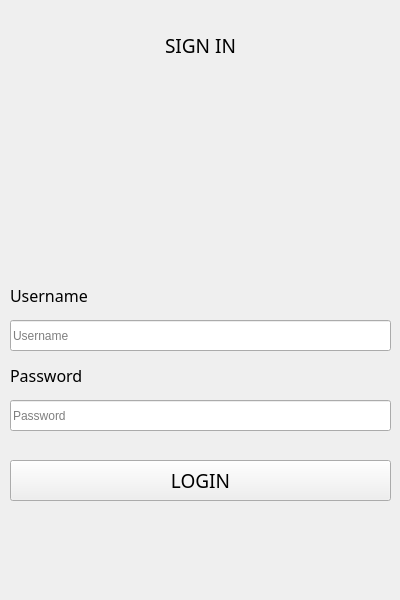
<?xml version="1.0" encoding="UTF-8"?>
<ui version="4.0">
 <class>MainWindow</class>
 <widget class="QMainWindow" name="MainWindow">
  <property name="geometry">
   <rect>
    <x>0</x>
    <y>0</y>
    <width>400</width>
    <height>600</height>
   </rect>
  </property>
  <property name="windowTitle">
   <string>MainWindow</string>
  </property>
  <widget class="QWidget" name="centralwidget">
   <widget class="QLabel" name="label">
    <property name="geometry">
     <rect>
      <x>10</x>
      <y>20</y>
      <width>381</width>
      <height>51</height>
     </rect>
    </property>
    <property name="font">
     <font>
      <family>Segoe Script</family>
      <pointsize>14</pointsize>
     </font>
    </property>
    <property name="text">
     <string>SIGN IN</string>
    </property>
    <property name="alignment">
     <set>Qt::AlignCenter</set>
    </property>
   </widget>
   <widget class="QLabel" name="label_2">
    <property name="geometry">
     <rect>
      <x>10</x>
      <y>280</y>
      <width>381</width>
      <height>31</height>
     </rect>
    </property>
    <property name="font">
     <font>
      <family>Segoe Script</family>
      <pointsize>12</pointsize>
     </font>
    </property>
    <property name="text">
     <string>Username</string>
    </property>
   </widget>
   <widget class="QLineEdit" name="lineEdit">
    <property name="geometry">
     <rect>
      <x>10</x>
      <y>320</y>
      <width>381</width>
      <height>31</height>
     </rect>
    </property>
    <property name="placeholderText">
     <string>Username</string>
    </property>
   </widget>
   <widget class="QLineEdit" name="lineEdit_2">
    <property name="geometry">
     <rect>
      <x>10</x>
      <y>400</y>
      <width>381</width>
      <height>31</height>
     </rect>
    </property>
    <property name="echoMode">
     <enum>QLineEdit::Password</enum>
    </property>
    <property name="readOnly">
     <bool>false</bool>
    </property>
    <property name="placeholderText">
     <string>Password</string>
    </property>
   </widget>
   <widget class="QLabel" name="label_3">
    <property name="geometry">
     <rect>
      <x>10</x>
      <y>360</y>
      <width>381</width>
      <height>31</height>
     </rect>
    </property>
    <property name="font">
     <font>
      <family>Segoe Script</family>
      <pointsize>12</pointsize>
     </font>
    </property>
    <property name="text">
     <string>Password</string>
    </property>
   </widget>
   <widget class="QPushButton" name="pushButton">
    <property name="geometry">
     <rect>
      <x>10</x>
      <y>460</y>
      <width>381</width>
      <height>41</height>
     </rect>
    </property>
    <property name="font">
     <font>
      <family>Segoe Script</family>
      <pointsize>14</pointsize>
     </font>
    </property>
    <property name="text">
     <string>LOGIN</string>
    </property>
   </widget>
   <widget class="QLabel" name="label_4">
    <property name="geometry">
     <rect>
      <x>80</x>
      <y>60</y>
      <width>231</width>
      <height>221</height>
     </rect>
    </property>
    <property name="text">
     <string/>
    </property>
    <property name="pixmap">
     <pixmap>C:/Users/TrongAnh/Downloads/MODEL AI/script.png</pixmap>
    </property>
    <property name="scaledContents">
     <bool>true</bool>
    </property>
   </widget>
  </widget>
 </widget>
 <resources/>
 <connections/>
</ui>
